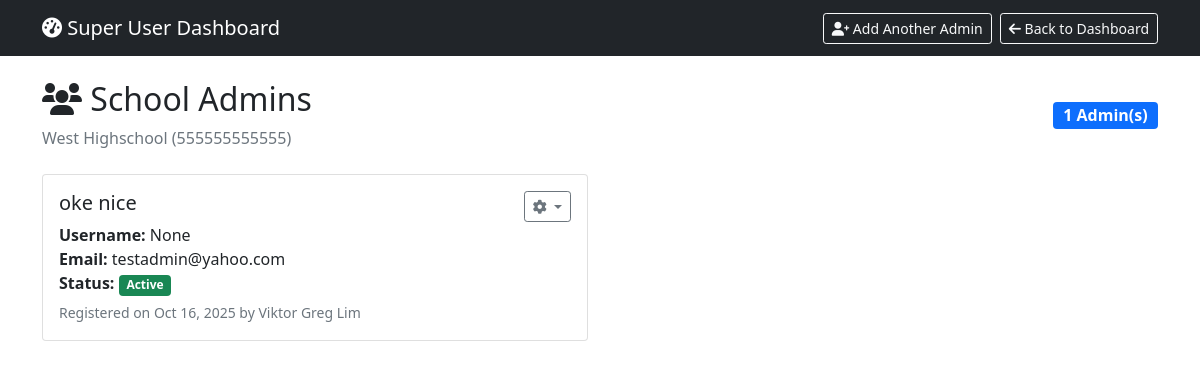
Screenshot of /school/8/admins/ (signed in) with the database file from the repository.
### lesson/models.py (models this page shows, shortened)
class SchoolRegistration(models.Model):
    STATUS_CHOICES = [
        ('pending', 'Pending Review'),
        ('approved', 'Approved'),
        ('rejected', 'Rejected'),
        ('needs_info', 'Needs Additional Information'),
    ]
    REGION_CHOICES = [
        ('Region IX - Zamboanga Peninsula', 'Region IX - Zamboanga Peninsula'),
        ('BARMM', 'BARMM'),
        ('NCR', 'National Capital Region'),
        ('CAR', 'Cordillera Administrative Region'),
        ('Region I - Ilocos Region', 'Region I - Ilocos Region'),
        ('Region II - Cagayan Valley', 'Region II - Cagayan Valley'),
        ('Region III - Central Luzon', 'Region III - Central Luzon'),
        ('Region IV-A - CALABARZON', 'Region IV-A - CALABARZON'),
        ('Region IV-B - MIMAROPA', 'Region IV-B - MIMAROPA'),
        ('Region V - Bicol Region', 'Region V - Bicol Region'),
        ('Region VI - Western Visayas', 'Region VI - Western Visayas'),
        ('Region VII - Central Visayas', 'Region VII - Central Visayas'),
        ('Region VIII - Eastern Visayas', 'Region VIII - Eastern Visayas'),
        ('Region X - Northern Mindanao', 'Region X - Northern Mindanao'),
        ('Region XI - Davao Region', 'Region XI - Davao Region'),
        ('Region XII - SOCCSKSARGEN', 'Region XII - SOCCSKSARGEN'),
        ('Region XIII - Caraga', 'Region XIII - Caraga'),
    ]
    school_name = models.CharField(
        max_length=255,
        verbose_name="Official School Name",
        help_text="Complete official name of the institution"
    )
    school_id = models.CharField(
        max_length=50,
        unique=True,
        verbose_name="School ID / DepEd Code",
        help_text="12-digit DepEd registration code or school identifier"
    )
    year_established = models.PositiveIntegerField(
        verbose_name="Year Established",
        help_text="Year the institution was established"
    )
    password = models.CharField(
        max_length=128,
        verbose_name="Admin Password",
        help_text="Password for the school administrator account",
        null=True,
        blank=True
    )
    address = models.TextField(
        verbose_name="Complete Address",
        help_text="Street, Barangay, City/Municipality"
    )
    province = models.CharField(
        max_length=100,
        verbose_name="Province"
    )
    region = models.CharField(
        max_length=100,
        choices=REGION_CHOICES,
        verbose_name="Region"
    )
    phone_number = models.CharField(
        max_length=20,
        verbose_name="Phone Number",
        help_text="Main contact phone number"
    )
    email = models.EmailField(
        verbose_name="Email Address",
        help_text="Official school email address"
    )
    website = models.URLField(
        blank=True,
        null=True,
        verbose_name="Website",
        help_text="School's official website"
    )
    facebook_page = models.URLField(
        blank=True,
        null=True,
        verbose_name="Facebook Page",
        help_text="School's official Facebook page"
    )
    contact_person = models.CharField(
        max_length=255,
        verbose_name="Contact Person Name",
        help_text="Primary contact person for system administration"
    )
    position = models.CharField(
        max_length=100,
        verbose_name="Position/Title",
        help_text="Job title of the contact person"
    )
    contact_email = models.EmailField(
        verbose_name="Contact Email",
        help_text="Email address of the contact person"
    )
    contact_phone = models.CharField(
        max_length=20,
        verbose_name="Contact Phone",
        help_text="Phone number of the contact person"
    )
    accuracy = models.BooleanField(
        default=False,
        verbose_name="Information Accuracy Certification",
        help_text="Certifies that all information provided is accurate and complete"
    )
    terms = models.BooleanField(
        default=False,
        verbose_name="Terms and Privacy Agreement",
        help_text="Agreement to Terms of Service and Privacy Policy"
    )
    communications = models.BooleanField(
        default=False,
        verbose_name="Communications Consent",
        help_text="Consent to receive updates about platform features via email"
    )
    status = models.CharField(
        max_length=20,
        choices=STATUS_CHOICES,
        default='pending',
        verbose_name="Registration Status"
    )
    admin_notes = models.TextField(
        blank=True,
        null=True,
        verbose_name="Admin Notes",
        help_text="Internal notes for administrators"
    )
    created_at = models.DateTimeField(
        auto_now_add=True,
        verbose_name="Registration Date"
    )
    updated_at = models.DateTimeField(
        auto_now=True,
        verbose_name="Last Updated"
    )
    processed_at = models.DateTimeField(
        blank=True,
        null=True,
        verbose_name="Processing Date",
        help_text="Date when the registration was processed"
    )
    processed_by = models.ForeignKey(
        User,
        on_delete=models.SET_NULL,
        blank=True,
        null=True,
        verbose_name="Processed By",
        help_text="Administrator who processed this registration"
    )
    class Meta:
        verbose_name = "School Registration"
        verbose_name_plural = "School Registrations"
        ordering = ['-created_at']
        indexes = [
            models.Index(fields=['status']),
            models.Index(fields=['created_at']),
            models.Index(fields=['school_id']),
        ]

class SchoolAdmin(models.Model):
    user = models.OneToOneField(
        User,
        on_delete=models.CASCADE,
        related_name='school_admin_profile'
    )
    school = models.ForeignKey(
        SchoolRegistration,
        on_delete=models.CASCADE,
        related_name='admins'
    )
    is_active = models.BooleanField(default=True)
    created_at = models.DateTimeField(auto_now_add=True)
    created_by = models.ForeignKey(
        User,
        on_delete=models.SET_NULL,
        null=True,
        related_name='created_school_admins'
    )
    class Meta:
        ordering = ['-created_at']
        verbose_name = "School Admin"
        verbose_name_plural = "School Admins"
        indexes = [
            models.Index(fields=['school', 'is_active']),
            models.Index(fields=['created_at']),
        ]

class User(AbstractUser):
    ROLE_CHOICES = [
        ('Student Teacher', 'Student Teacher'),
        ('Teacher', 'Teacher'),
        ('Department Head', 'Department Head'),
        ('Admin', 'Admin'),
    ]
    username = None
    email = models.EmailField(unique=True)
    middle_name = models.CharField(max_length=100, blank=True, null=True)
    dob = models.DateField(null=True, blank=True)
    role = models.CharField(max_length=100, choices=ROLE_CHOICES)
    rank = models.CharField(max_length=100)
    department = models.CharField(max_length=100)
    school = models.ForeignKey(
        "SchoolRegistration",  # reference your school model
        on_delete=models.SET_NULL,
        blank=True,
        null=True,
        related_name="users"
    )
    affiliations = models.TextField(blank=True, null=True)
    profile_picture = models.ImageField(
        upload_to='profile_pictures/',
        null=True,
        blank=True,
        help_text="Profile picture for the user"
    )
    USERNAME_FIELD = 'email'
    REQUIRED_FIELDS = ['first_name', 'last_name', 'role', 'rank', 'department']
    objects = CustomUserManager()
    def __str__(self):
        return self.email

### lesson/views.py (the view)
# urls.py: path('school/<int:school_id>/admins/', views.school_admin_list, name='school_admin_list'),
@login_required
@user_passes_test(is_superuser)
def school_admin_list(request, school_id):
    school = get_object_or_404(SchoolRegistration, id=school_id)
    from .models import SchoolAdmin
    admins = SchoolAdmin.objects.filter(school=school).select_related('user', 'created_by')
    return render(request, 'school_admin_list.html', {
        'school': school,
        'admins': admins
    })

### lesson/context_processors.py (called while the page is built)
def user_school_info(request):
    if request.user.is_authenticated:
        try:
            return {
                'user_school': request.user.school,
            }
        except Exception as e:
            print(f"Context processor error: {e}")
            return {}
    return {}

### lesson/views.py (called while the page is built)
def is_superuser(user):
    return user.is_authenticated and user.is_superuser

### lesson/templates/school_admin_list.html (shortened to what this page needs)
<!DOCTYPE html>
<html>
<head>
    <link href="https://cdn.jsdelivr.net/npm/bootstrap@5.1.3/dist/css/bootstrap.min.css" rel="stylesheet">
    <link rel="stylesheet" href="https://cdnjs.cloudflare.com/ajax/libs/font-awesome/6.0.0/css/all.min.css">
</head>
<body>
    <nav class="navbar navbar-expand-lg navbar-dark bg-dark">
        <div class="container">
            <a class="navbar-brand" href="{% url 'super_user_dashboard' %}">
                <i class="fas fa-tachometer-alt"></i> Super User Dashboard
            </a>
            <div class="navbar-nav ms-auto">
                <a class="btn btn-outline-light btn-sm me-2" href="{% url 'register_school_admin' school.id %}">
                    <i class="fas fa-user-plus"></i> Add Another Admin
                </a>
                <a class="btn btn-outline-light btn-sm" href="{% url 'super_user_dashboard' %}">
                    <i class="fas fa-arrow-left"></i> Back to Dashboard
                </a>
            </div>
        </div>
    </nav>
    <div class="container mt-4">
        <div class="d-flex justify-content-between align-items-center mb-4">
            <div>
                <h2><i class="fas fa-users"></i> School Admins</h2>
                <p class="text-muted mb-0">{{ school.school_name }} ({{ school.school_id }})</p>
            </div>
            <span class="badge bg-primary fs-6">{{ admins.count }} Admin(s)</span>
        </div>
        {% if admins %}
            <div class="row">
                {% for admin in admins %}
                    <div class="col-md-6 mb-3">
                        <div class="card">
                            <div class="card-body">
                                <div class="d-flex justify-content-between align-items-start">
                                    <div>
                                        <h5 class="card-title">
                                            {{ admin.user.get_full_name|default:admin.user.username }}
                                        </h5>
                                        <p class="card-text mb-1">
                                            <strong>Username:</strong> {{ admin.user.username }}<br>
                                            <strong>Email:</strong> {{ admin.user.email }}<br>
                                            <strong>Status:</strong>
                                            <span class="badge {% if admin.is_active %}bg-success{% else %}bg-danger{% endif %}">
                                                {% if admin.is_active %}Active{% else %}Inactive{% endif %}
                                            </span>
                                        </p>
                                        <small class="text-muted">
                                            Registered on {{ admin.created_at|date:"M d, Y" }}
                                            {% if admin.created_by %}
                                                by {{ admin.created_by.get_full_name|default:admin.created_by.username }}
                                            {% endif %}
                                        </small>
                                    </div>
                                    <div class="dropdown">
                                        <button class="btn btn-sm btn-outline-secondary dropdown-toggle" type="button"
                                                data-bs-toggle="dropdown">
                                            <i class="fas fa-cog"></i>
                                        </button>
                                    </div>
                                </div>
                            </div>
                        </div>
                    </div>
                {% endfor %}
            </div>
        {% endif %}
    </div>
</body>
</html>

### rows the page displays
SchoolRegistration: school_name "West Highschool", school_id "555555555555"
SchoolAdmin: user.get_full_name "oke nice", user.username "None", user.email "testadmin@yahoo.com", is_active "Active", created_at "Oct 16, 2025", created_by.get_full_name "Viktor Greg Lim"

### other values shown
{{ admins.count }} "1"
